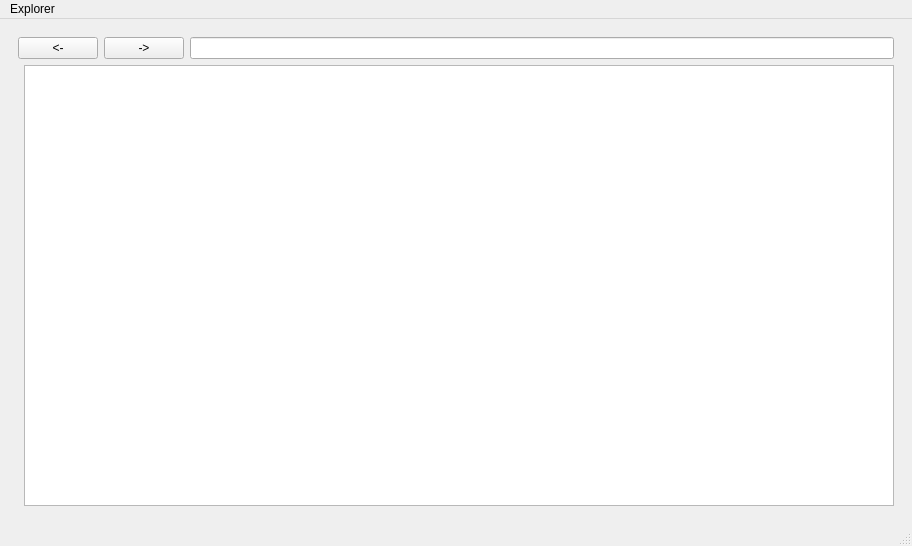
<?xml version="1.0" encoding="UTF-8"?>
<ui version="4.0">
 <class>MainWindow</class>
 <widget class="QMainWindow" name="MainWindow">
  <property name="geometry">
   <rect>
    <x>0</x>
    <y>0</y>
    <width>912</width>
    <height>546</height>
   </rect>
  </property>
  <property name="windowTitle">
   <string>MainWindow</string>
  </property>
  <widget class="QWidget" name="centralwidget">
   <layout class="QGridLayout" name="gridLayout">
    <item row="0" column="0">
     <layout class="QVBoxLayout" name="verticalLayout">
      <item>
       <widget class="QWidget" name="widget" native="true">
        <layout class="QFormLayout" name="formLayout">
         <item row="1" column="1">
          <widget class="QListWidget" name="listWidget"/>
         </item>
         <item row="0" column="0" colspan="2">
          <layout class="QHBoxLayout" name="horizontalLayout">
           <item>
            <widget class="QPushButton" name="btnBack">
             <property name="text">
              <string>&lt;-</string>
             </property>
            </widget>
           </item>
           <item>
            <widget class="QPushButton" name="btnForward">
             <property name="text">
              <string>-&gt;</string>
             </property>
            </widget>
           </item>
           <item>
            <widget class="QLineEdit" name="lineEdit">
             <property name="readOnly">
              <bool>true</bool>
             </property>
            </widget>
           </item>
          </layout>
         </item>
        </layout>
       </widget>
      </item>
     </layout>
    </item>
   </layout>
  </widget>
  <widget class="QMenuBar" name="menubar">
   <property name="geometry">
    <rect>
     <x>0</x>
     <y>0</y>
     <width>912</width>
     <height>37</height>
    </rect>
   </property>
   <widget class="QMenu" name="menuExplorer">
    <property name="title">
     <string>Explorer</string>
    </property>
   </widget>
   <addaction name="menuExplorer"/>
  </widget>
  <widget class="QStatusBar" name="statusbar"/>
 </widget>
 <resources/>
 <connections/>
</ui>
